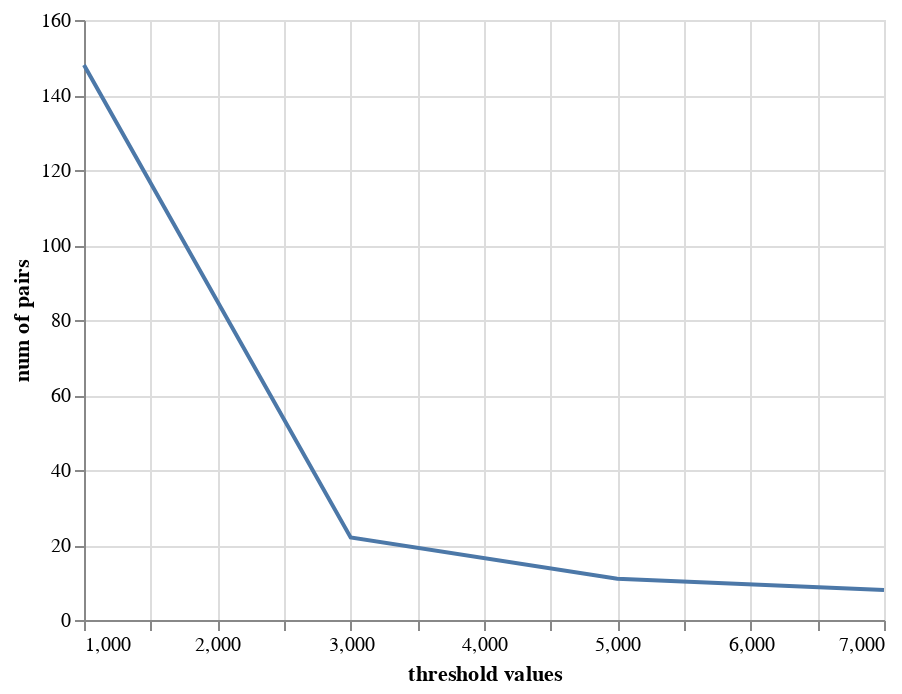

This figure's notebook cell:
### Markdown cell above
## NUM OF PAIRS VS THRESHOLD (OBVIOUSLY THE SAME OF BEFORE)

### Code cell
x = [1000,3000,5000,7000]
y = num_pairs_P
source = pd.DataFrame({
  'threshold values': x,
  'num of pairs': y
})

alt.Chart(source).mark_line().encode(
    x='threshold values',
    y='num of pairs'
)

### Figure 1 — Vega-Lite specification as saved in the notebook (floating-point values rounded to 4 significant figures)
{"config": {"view": {"continuousWidth": 400, "continuousHeight": 300}}, "data": {"name": "data-c0c69cc62d2446efb22f793f293df0a0"}, "mark": "line", "encoding": {"x": {"field": "threshold values", "type": "quantitative"}, "y": {"field": "num of pairs", "type": "quantitative"}}, "$schema": "https://vega.github.io/schema/vega-lite/v4.17.0.json", "datasets": {"data-c0c69cc62d2446efb22f793f293df0a0": [{"threshold values": 1000, "num of pairs": 148}, {"threshold values": 3000, "num of pairs": 22}, {"threshold values": 5000, "num of pairs": 11}, {"threshold values": 7000, "num of pairs": 8}]}}
